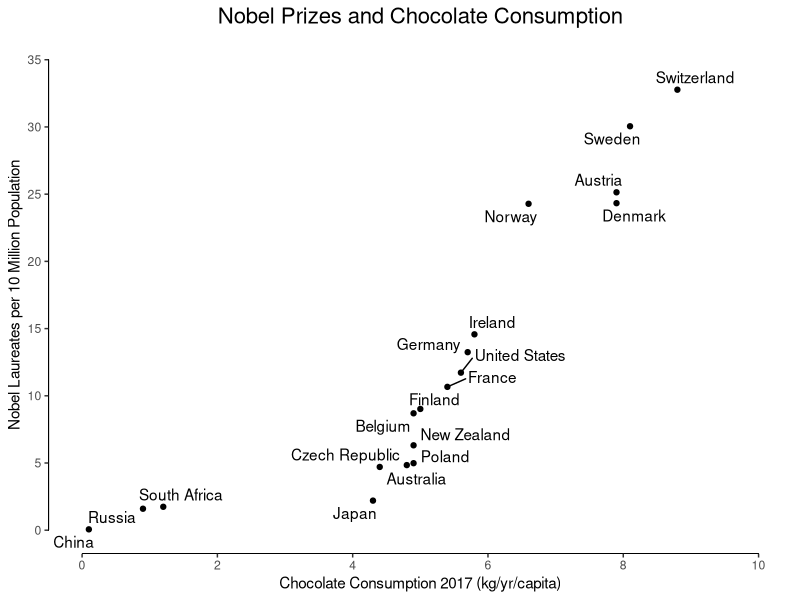
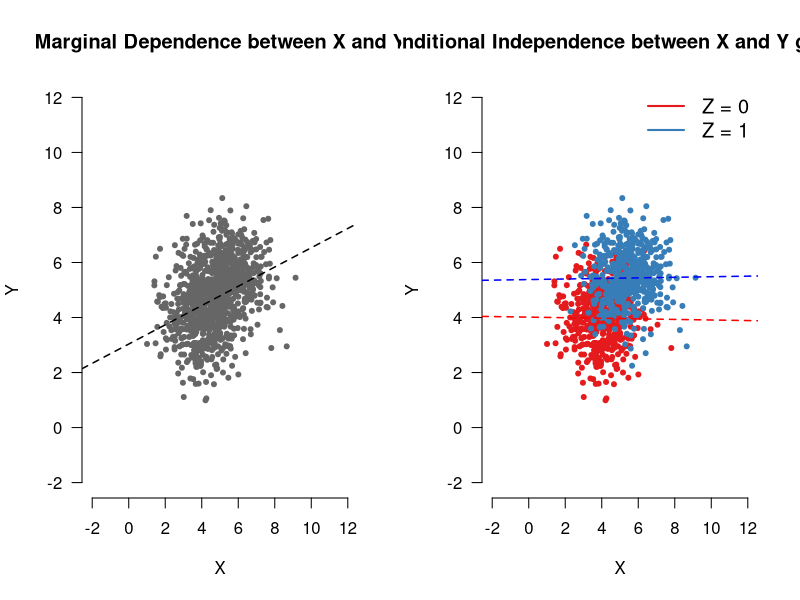
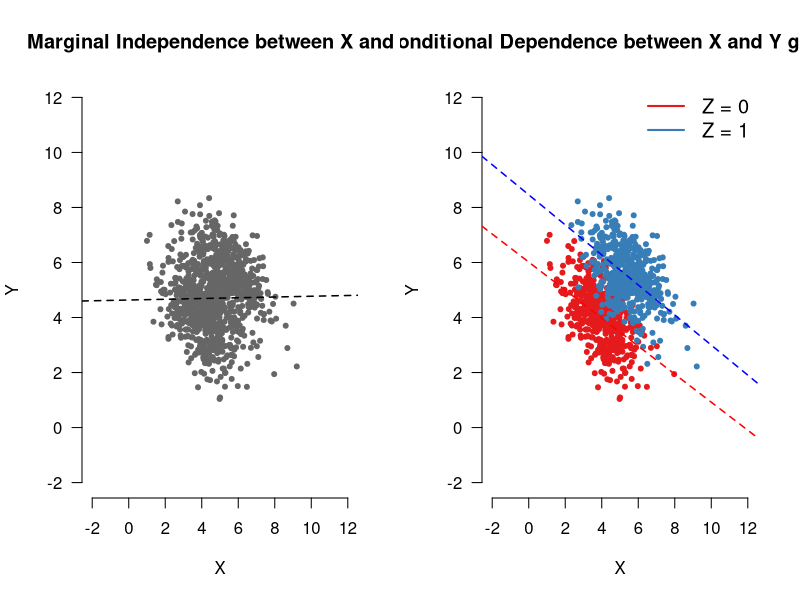
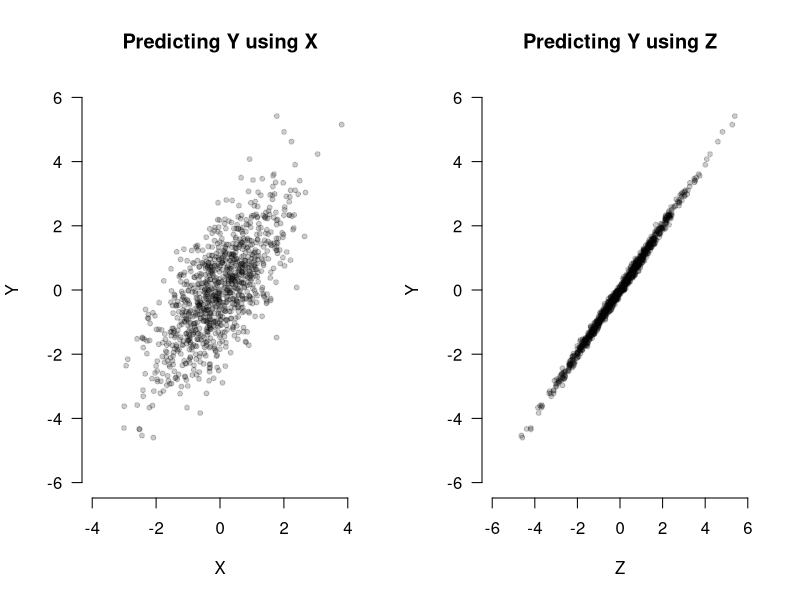
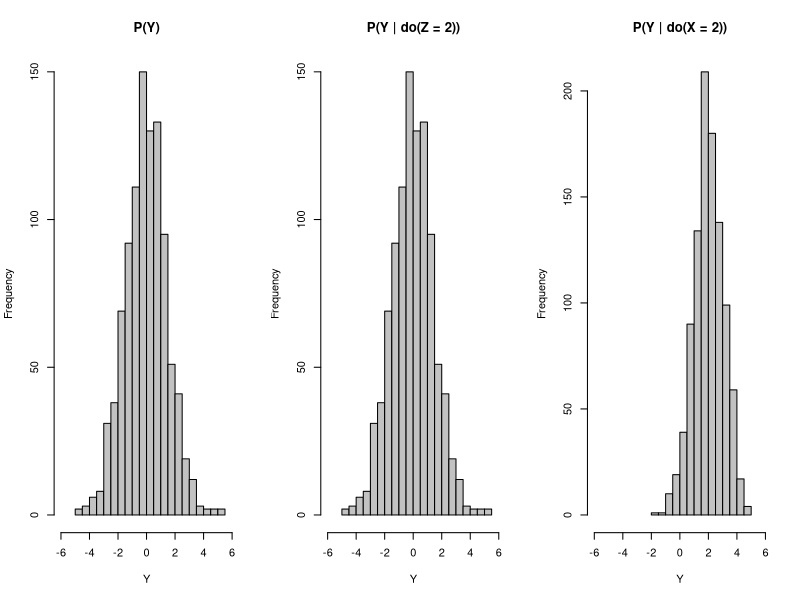

Source code (R) for these figures, in order:
## ---- chunk 1
library('ggplot2')
library('ggrepel')
nobel <- read.csv('assets/data/nobel-chocolate.csv')
coffee <- c(3.9, 8.2, 5.5, 5.3, 7.2, NA, 5.2, 3.1, 3.2, 9.6, 4.9, NA, 3.1, 2.6, NA, NA, NA, NA, NA)
nobel$Coffee <- coffee

ggplot(nobel, aes(x = Chocolate, y = Laureates10_million, label = Country)) +
  geom_point() + 
  geom_text_repel(
    # nudge_y      = 0.05,
    # direction    = "x",
    # vjust        = 0,
    # segment.size = 0.2
  ) + 
  xlab('Chocolate Consumption 2017 (kg/yr/capita)') +
  ylab('Nobel Laureates per 10 Million Population') +
  ggtitle('Nobel Prizes and Chocolate Consumption') +
  theme_bw() +
  scale_x_continuous(breaks = seq(0, 10, 2)) +
  scale_y_continuous(breaks = seq(0, 35, 5)) +
  geom_segment(aes(x=0,xend=10,y=-Inf,yend=-Inf))+
  geom_segment(aes(y=0,yend=35,x=-Inf,xend=-Inf))+
  theme(
    # axis.line = element_line(colour = "black"),
    axis.line = element_blank(),
    panel.grid.major = element_blank(),
    panel.grid.minor = element_blank(),
    panel.border = element_blank(),
    panel.background = element_blank(),
    plot.title = element_text(hjust = .5, size = 16)
  )

# plot(
#   nobel$Chocolate, nobel$Laureates10_million, axes = FALSE, pch = 20,
#   cex = 0, xlab = 'Chocolate Consumption 2017 (kg/yr/capita)',
#   ylab = 'Nobel Laureates per 10 Million Population', xlim = c(0, 10), ylim = c(0, 35),
#   main = 'Nobel Prizes and Chocolate Consumption'
# )
# axis(1)
# axis(2, las = 2)
# 
# text(nobel$Chocolate, nobel$Laureates10_million, nobel$Country, col = 'gray40')
# library(XML)
# library(httr)
# 
# theurl <- "http://en.wikipedia.org/wiki/List_of_countries_by_Nobel_laureates_per_capita"
# tables <- readHTMLTable(rawToChar(GET(theurl)$content), stringsAsFactors = FALSE)
# 
# 
# nobel_prizes <- tables[[1]]
# 
# colnames(nobel_prizes) <- nobel_prizes[1, ]
# nobel_prizes <- nobel_prizes[-1, ]
# # Clean column names
# colnames(nobel_prizes) <- 
#   gsub(" ", "_", 
#        gsub("(/|\\[[0-9]+\\])", "", 
#             gsub("\n", " ", colnames(nobel_prizes))
#         )
#     )
#  
# # Delete those that aren't countries and thus lack rank
# nobel_prizes$Rank <- as.numeric(as.character(nobel_prizes$Rank))
# nobel_prizes <- subset(nobel_prizes, is.na(Rank) == FALSE)
#  
# dat <- data.frame(
#   Entity = c('Switzerland', 'Austria', 'Germany', 'Ireland', 'Great Britain', 'Sweden', 'Estonia', 'Norway',
#              'Poland', 'Belgium', 'Finland', 'Slovakia', 'The Netherlands', 'New Zealand', 'Denmark',
#              'Australia', 'Czech Republic', 'Russia', 'United States', 'France', 'Brazil', 'Japan',
#              'South Africa', 'China'),
#   Chocolate = c(8.8, 8.1, 7.9, 7.9, 7.6, 6.6, 6.5, 5.8, 5.7, 5.6, 5.4, 5.2, 5.1, 5, 4.9, 4.9, 4.9, 4.8,
#                 4.4, 4.3, 1.2, 1.2, 0.9, 0.1)
# )
# 
# library('dplyr')
# nobel <- filter(nobel_prizes, Entity %in% dat$Entity)
# chocolate <- filter(dat, Entity %in% nobel$Entity)
# nobel$Chocolate <- chocolate$Chocolate
# nobel$Laureates10_million <- as.numeric(nobel$Laureates10_million)
## ---- chunk 2
library('mvtnorm')
library('RColorBrewer')
set.seed(1)

n <- 500
S <- cbind(c(1, 0), c(0, 1))
cols <- brewer.pal(3, 'Set1')

d1 <- rmvnorm(n, c(4, 4), S)
d2 <- rmvnorm(n, c(5.5, 5.5), S)
d <- rbind(d1, d2)


par(mfrow = c(1, 2))
plot(
  d, pch = 20, xlim = c(-2, 12), ylim = c(-2, 12), axes = FALSE, col = 'gray40',
  xlab = 'X', ylab = 'Y', main = 'Marginal Dependence between X and Y'
)
abline(lm(d[, 1] ~ d[, 2]), lwd = 1.5, lty = 2)
axis(1)
axis(2, las = 2)

plot(
  d, pch = 20, xlim = c(-2, 12), ylim = c(-2, 12),
  col = cols[rep(c(1, 2), each = n)], axes = FALSE,
  xlab = 'X', ylab = 'Y', main = 'Conditional Independence between X and Y given Z'
)
axis(1)
axis(2, las = 2)
abline(lm(d1[, 1] ~ d1[, 2]), lwd = 1.5, lty = 2, col = 'red')
abline(lm(d2[, 1] ~ d2[, 2]), lwd = 1.5, lty = 2, col = 'blue')
legend('topright', legend = c('Z = 0', 'Z = 1'), col = cols, bty = 'n', lwd = 2, cex = 1.2)
## ---- chunk 3
library('RColorBrewer')
set.seed(1)

n <- 500
S <- cbind(c(1, -.5), c(-.5, 1))
cols <- brewer.pal(3, 'Set1')

d1 <- rmvnorm(n, c(4, 4), S)
d2 <- rmvnorm(n, c(5.5, 5.5), S)
d <- rbind(d1, d2)


par(mfrow = c(1, 2))
plot(
  d, pch = 20, xlim = c(-2, 12), ylim = c(-2, 12), axes = FALSE, col = 'gray40',
  xlab = 'X', ylab = 'Y', main = 'Marginal Independence between X and Y'
)
axis(1)
axis(2, las = 2)
abline(lm(d[, 1] ~ d[, 2]), lwd = 1.5, lty = 2)

plot(
  d, pch = 20, xlim = c(-2, 12), ylim = c(-2, 12),
  col = cols[rep(c(1, 2), each = n)], axes = FALSE,
  xlab = 'X', ylab = 'Y', main = 'Conditional Dependence between X and Y given Z'
)
axis(1)
axis(2, las = 2)
abline(lm(d1[, 1] ~ d1[, 2]), lwd = 1.5, lty = 2, col = 'red')
abline(lm(d2[, 1] ~ d2[, 2]), lwd = 1.5, lty = 2, col = 'blue')
legend('topright', legend = c('Z = 0', 'Z = 1'), col = cols, bty = 'n', lwd = 2, cex = 1.2)
## ---- chunk 4
set.seed(1)

n <- 1000
x <- rnorm(n, 0, 1)
y <- x + rnorm(n, 0, 1)
z <- y + rnorm(n, 0, 0.1)
## ---- chunk 5
par(mfrow = c(1, 2))
plot(
  x, y, axes = FALSE, pch = 20, xlim = c(-4, 4), col = grDevices::adjustcolor('black', 0.2),
  main = 'Predicting Y using X', xlab = 'X', ylab = 'Y', ylim = c(-6, 6)
)
axis(1)
axis(2, las = 2)

plot(
  z, y, axes = FALSE, pch = 20, col = grDevices::adjustcolor('black', 0.2),
  main = 'Predicting Y using Z', xlab = 'Z', ylab = 'Y', xlim = c(-6, 6), ylim = c(-6, 6)
)
axis(1)
axis(2, las = 2)
## ---- chunk 6
# Simulate data from the SCM where do(Z = z)
intervene_z <- function(z, n = 1000) {
  x <- rnorm(n, 0, 1)
  y <- x + rnorm(n, 0, 1)
  cbind(x, y, z)
}

# Simulate data from the SCM where do(X = x)
intervene_x <- function(x, n = 1000) {
  y <- x + rnorm(n, 0, 1)
  z <- y + rnorm(n, 0, 0.1)
  cbind(x, y, z)
}

set.seed(1)
datz <- intervene_z(z = 2)
datx <- intervene_x(x = 2)


par(mfrow = c(1, 3))
hist(
  y, xlab = 'Y', breaks = 30,
  xlim = c(-6, 6), col = 'gray76', main = 'P(Y)'
)
hist(
  datz[, 2], xlab = 'Y', breaks = 30,
  xlim = c(-6, 6), col = 'gray76', main = 'P(Y | do(Z = 2))'
)
hist(
  datx[, 2], xlab = 'Y', breaks = 20,
  xlim = c(-6, 6), col = 'gray76', main = 'P(Y | do(X = 2))'
)
## ---- chunk 7
set.seed(1)
n <- 100

# Structural Causal Model
e_T <- rbinom(n, 1, .5)
e <- rnorm(n, 0, 2)

T <- e_T
R <- 5 - 2*T + e

dat <- cbind(T, R, e)
head(dat)
